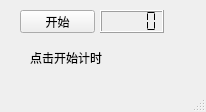
<?xml version="1.0" encoding="UTF-8"?>
<ui version="4.0">
 <class>MainWindow</class>
 <widget class="QMainWindow" name="MainWindow">
  <property name="geometry">
   <rect>
    <x>0</x>
    <y>0</y>
    <width>206</width>
    <height>112</height>
   </rect>
  </property>
  <property name="windowTitle">
   <string>MainWindow</string>
  </property>
  <widget class="QWidget" name="centralwidget">
   <widget class="QPushButton" name="loopBtn">
    <property name="geometry">
     <rect>
      <x>20</x>
      <y>10</y>
      <width>75</width>
      <height>23</height>
     </rect>
    </property>
    <property name="text">
     <string>开始</string>
    </property>
   </widget>
   <widget class="QLabel" name="curTime">
    <property name="geometry">
     <rect>
      <x>30</x>
      <y>50</y>
      <width>131</width>
      <height>16</height>
     </rect>
    </property>
    <property name="text">
     <string>点击开始计时</string>
    </property>
   </widget>
   <widget class="QLCDNumber" name="lcdNumber">
    <property name="geometry">
     <rect>
      <x>100</x>
      <y>10</y>
      <width>64</width>
      <height>23</height>
     </rect>
    </property>
    <property name="font">
     <font>
      <weight>75</weight>
      <bold>true</bold>
     </font>
    </property>
    <property name="focusPolicy">
     <enum>Qt::NoFocus</enum>
    </property>
    <property name="mode">
     <enum>QLCDNumber::Bin</enum>
    </property>
    <property name="segmentStyle">
     <enum>QLCDNumber::Flat</enum>
    </property>
   </widget>
  </widget>
  <widget class="QMenuBar" name="menubar">
   <property name="geometry">
    <rect>
     <x>0</x>
     <y>0</y>
     <width>206</width>
     <height>22</height>
    </rect>
   </property>
  </widget>
  <widget class="QStatusBar" name="statusbar"/>
 </widget>
 <resources/>
 <connections/>
</ui>
